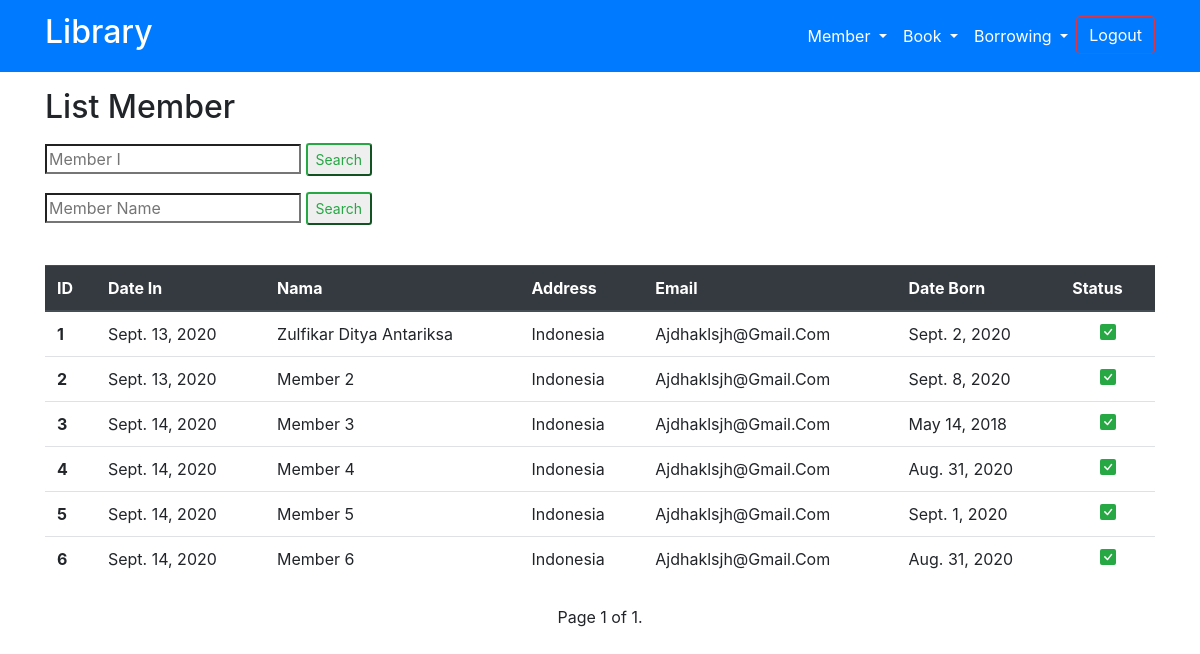
The page /member-list/ (signed in) on the database as committed earlier.
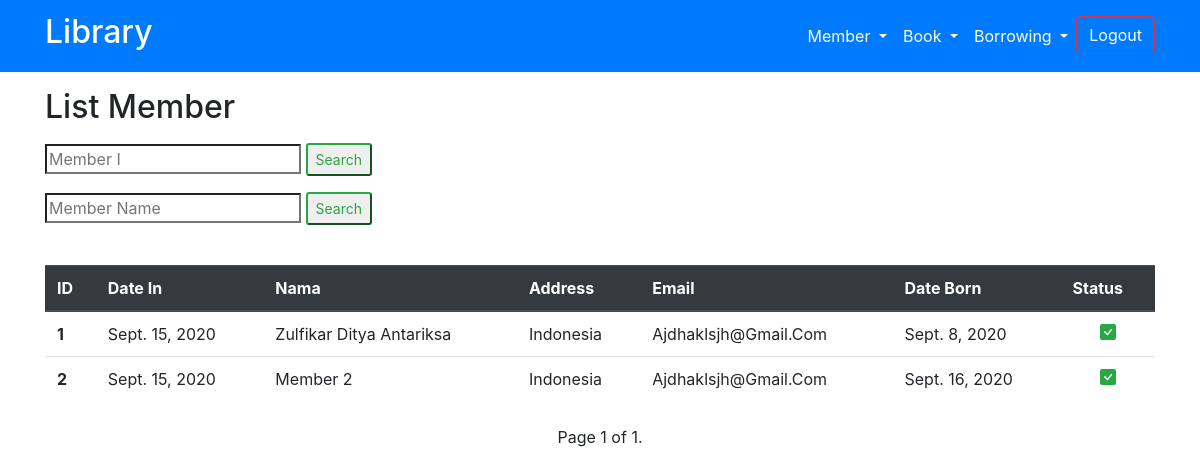
The same page on the database as committed later.
### my_app/models.py (models this page shows, shortened)
class Member(models.Model):
    name = models.CharField(max_length=40)
    date_in = models.DateField(auto_now_add=True)
    address = models.CharField(max_length=50)
    email = models.EmailField(max_length=254)
    date_born = models.DateField()
    status = models.BooleanField(default=True)
    class Meta:
        verbose_name = "Member"
        verbose_name_plural = "Members"
        ordering = ['-date_in']

### my_app/views.py (the view, shortened to what this page needs)
# urls.py: path('member-list/', views.member_list, name='member-list'),
def member_list(request):
    if request.user.is_authenticated:
        page = "Member"
        with_paginator = True
        data = Member.objects.all().order_by('id')
        paginator = Paginator(data, 100)
        pageNum = request.GET.get('page')
        dataresult = paginator.get_page(pageNum)
        return render(request, 'home/list.html', {
            'page': page,
            'data': dataresult,
            'with_paginator': with_paginator,
        })
    else:
        return HttpResponseRedirect(reverse('login'))

### templates/home/list.html (shortened to what this page needs)
{% extends 'base.html' %}
{% load static %}
{% block content %}
<div class="container my-3 text-capitalize">
    <h2 class="mb-3">List {{page}}</h2>
    <div class="row justify-content-right">
        <div class="col">
            <form action="" method="post">
                <div class="form-group">
                    <input type="search" name="id" id="" placeholder="Member I" required>
                    <input type="submit" value="Search" class="btn-sm btn-outline-success">
                </div>
            </form>
            <form action="" method="post">
                <div class="form-group">
                    <input type="search" name="nama" id="" placeholder="Member Name" required>
                    <input type="submit" value="Search" class="btn-sm btn-outline-success">
                </div>
            </form>
        </div>
    </div>
</div>
<div class="container my-4 text-capitalize">
    <table class="table table-hover">
        <thead class="thead-dark">
            <th scope="col">ID</th>
            <th scope="col">date in</th>
            <th scope="col">Nama</th>
            <th scope="col">Address</th>
            <th scope="col">Email</th>
            <th scope="col">date born</th>
            <th scope="col">status</th>
        </thead>
        <tbody>
            {% for i in data %}
            <tr>
                <th scope="row">{{i.id}}</th>
                <td>{{i.date_in}}</td>
                <td>{{i.name}}</td>
                <td>{{i.address}}</td>
                <td class="">{{i.email}}</td>
                <td>{{i.date_born}}</td>
                {% if i.status is True %}
                <td class="text-success text-center">
                </td>
                {% endif %}
            </tr>
            {% endfor %}
        </tbody>
    </table>
</div>
<div class="container">
    <div class="row">
        <div class="col text-center">
            <span> Page {{ data.number }} of {{ data.paginator.num_pages }}.</span>
        </div>
    </div>
</div>
{% endblock content %}

Rows that differ between the two databases and show on the page:
removed Member: id "3", date_in "Sept. 14, 2020", name "Member 3", address "Indonesia", email "Ajdhaklsjh@gmail.com", date_born "May 14, 2018", status True (drawn)
removed Member: id "4", date_in "Sept. 14, 2020", name "Member 4", address "Indonesia", email "Ajdhaklsjh@gmail.com", date_born "Aug. 31, 2020", status True (drawn)
removed Member: id "5", date_in "Sept. 14, 2020", name "Member 5", address "Indonesia", email "Ajdhaklsjh@gmail.com", date_born "Sept. 1, 2020", status True (drawn)
removed Member: id "6", date_in "Sept. 14, 2020", name "Member 6", address "Indonesia", email "Ajdhaklsjh@gmail.com", date_born "Aug. 31, 2020", status True (drawn)
changed Member "Zulfikar Ditya Antariksa": date_in "Sept. 13, 2020" → "Sept. 15, 2020"; date_born "Sept. 2, 2020" → "Sept. 8, 2020"
changed Member "Member 2": date_in "Sept. 13, 2020" → "Sept. 15, 2020"; date_born "Sept. 8, 2020" → "Sept. 16, 2020"
